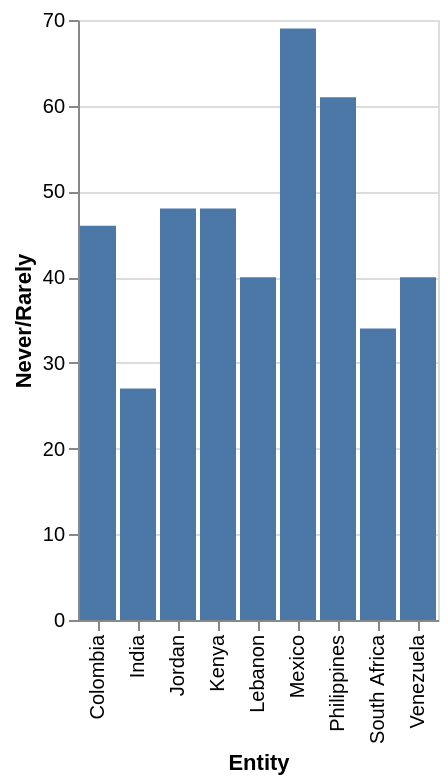

Vega-Lite specification for this chart:
### Vega-Lite specification from a JSON file in a GitHub repository (floating-point values rounded to 4 significant figures)
{"$schema": "https://vega.github.io/schema/vega-lite/v5.json", "description": "Bar chart auto-generated from CSV", "data": {"values": [{"Entity": "Mexico", "Never/Rarely": "69", "Occasionally) Frequently": "30.0"}, {"Entity": "Philippines", "Never/Rarely": "61", "Occasionally) Frequently": "38.0"}, {"Entity": "Kenya", "Never/Rarely": "48", "Occasionally) Frequently": "nan"}, {"Entity": "Jordan", "Never/Rarely": "48", "Occasionally) Frequently": "51.0"}, {"Entity": "Colombia", "Never/Rarely": "46", "Occasionally) Frequently": "53.0"}, {"Entity": "Lebanon", "Never/Rarely": "40", "Occasionally) Frequently": "nan"}, {"Entity": "Venezuela", "Never/Rarely": "40", "Occasionally) Frequently": "60.0"}, {"Entity": "South Africa", "Never/Rarely": "34", "Occasionally) Frequently": "66.0"}, {"Entity": "India", "Never/Rarely": "27", "Occasionally) Frequently": "66.0"}]}, "mark": "bar", "encoding": {"x": {"field": "Entity", "type": "ordinal"}, "y": {"field": "Never/Rarely", "type": "quantitative"}}}
